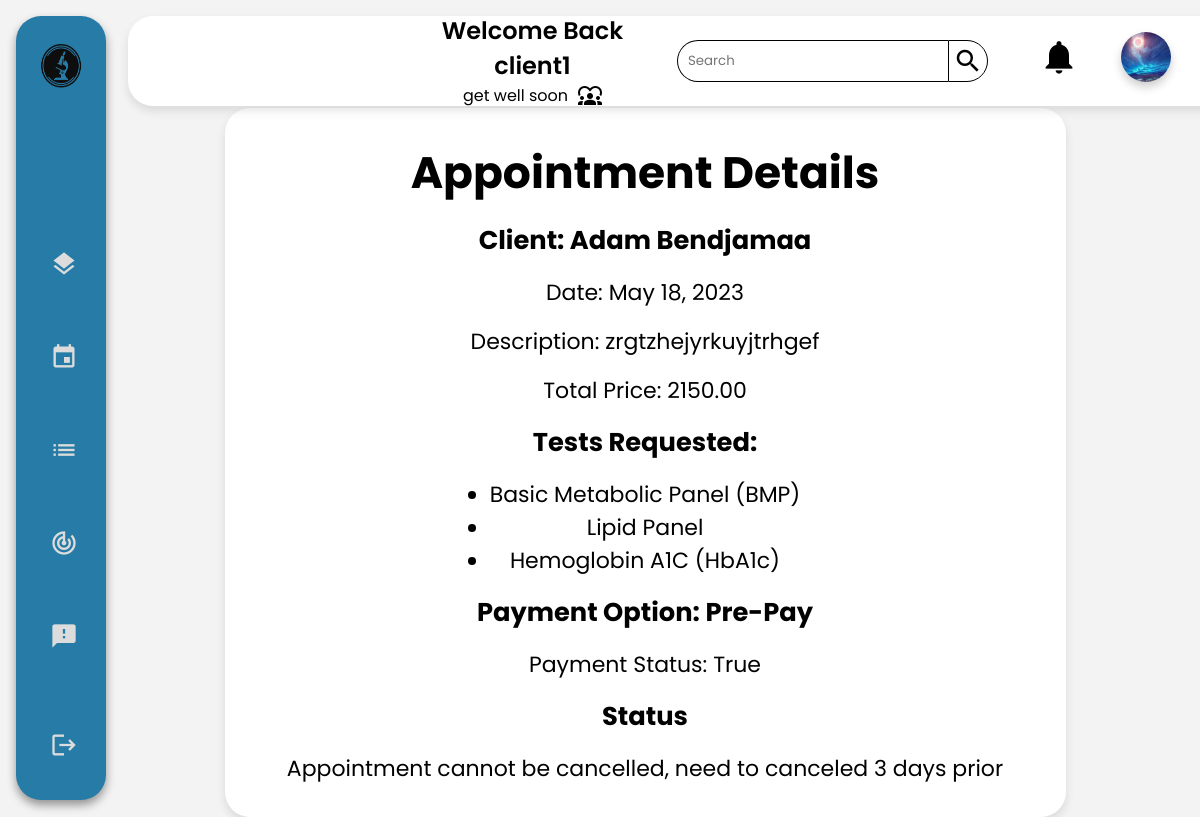
The app's page /client/appointment/appointment_detail/6 (signed in), older data.
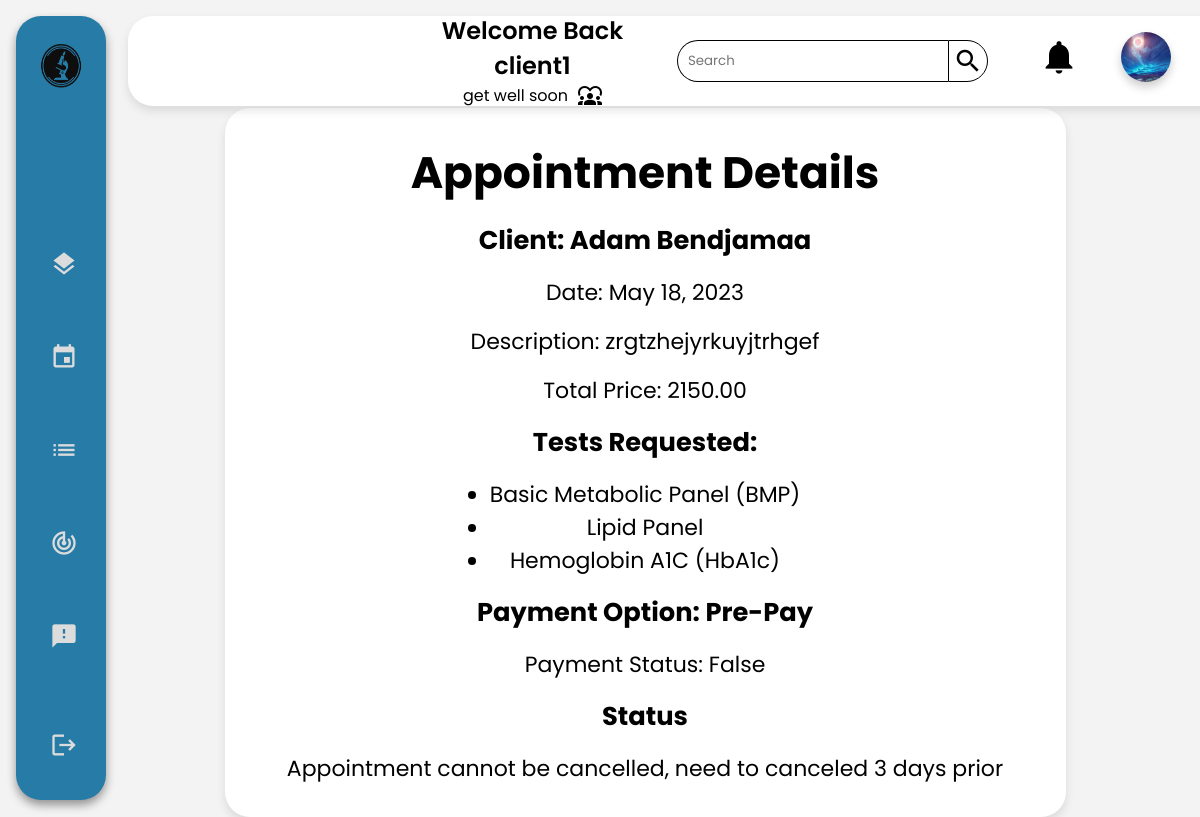
The same page, newer data.
### main_home/models.py (models this page shows, shortened)
class Appointment(models.Model):
    PRE_PAY = 'PP'
    ON_RECEIVE = 'OR'
    PAYMENT_CHOICES = [
        (PRE_PAY, 'Pre-Pay'),
        (ON_RECEIVE, 'On-Receive'),
    ]
    UPCOMING = 'Upcoming'
    TOMORROW = 'Tommorow'
    TODAY = 'Today'
    OVERDUE = 'Overdue'
    STATUS_CHOICES = [
        (UPCOMING, 'Upcoming'),
        (TOMORROW, 'Tommorow'),
        (TODAY, 'Today'),
        (OVERDUE, 'Overdue'),
    ]
    client = models.ForeignKey(Client, on_delete=models.CASCADE)
    tests_requested = models.ManyToManyField(TestOffered)
    date = models.DateField(validators=[validate_date_not_past])
    description = models.CharField(max_length=1000,blank=True)
    document = models.ImageField(null=True,upload_to='medical_documents')
    total_price = models.DecimalField(max_digits=10, decimal_places=2)
    payment_option = models.CharField(max_length=2, choices=PAYMENT_CHOICES,default="OR")
    payment_status = models.BooleanField(default=False)
    arrived = models.BooleanField(default=False)
    cancelled = models.BooleanField(default=False)
    performed = models.BooleanField(default=False)
    class Meta:
        db_table = 'appointment'

### client/models.py (models this page shows, shortened)
class Client(models.Model):
    GENDERS =[
        ('M','Male'),
        ('F','Female')
    ]
    user = models.OneToOneField(User, primary_key = True, on_delete=models.CASCADE)
    phone_number = models.CharField(max_length=10,validators=[phone_regex])
    gender = models.CharField(max_length = 1 ,choices = GENDERS)
    address = models.CharField(max_length=50)
    policy = models.BooleanField(default = False)
    profile_pic = models.ImageField(default="default.png", upload_to="profile_pics")
    date_of_birth = models.DateField(default='2003-03-08')
    tests_made = models.PositiveIntegerField(default=0)
    class Meta():
        db_table = 'auth_client'

### client/views.py (the view)
# urls.py: path("appointment/appointment_detail/<int:appointment_id>",views.appointment_detail,name="client_appointment_detail"),
@login_required
@permission_required('client.view_client', raise_exception=True)
def appointment_detail(request, appointment_id):
    appointment = get_object_or_404(Appointment, id=appointment_id)
    time_difference = appointment.date - timezone.now().date()
    context = {
        'appointment': appointment,
        'time_difference': time_difference.days,
    }
    return render(request,'client/appointment/appointment_detail.html',context)

### client/templates/client/appointment/appointment_detail.html (shortened to what this page needs)
{% extends 'client/client.html' %}
{% load static %}
{% block main %}
<div class="Container">
    <h1>Appointment Details</h1>
    <h3>Client: {{ appointment.client.user.first_name }} {{ appointment.client.user.last_name }}</h3>
    <p>Date: {{ appointment.date }}</p>
    <p>Description: {{ appointment.description }}</p>
    <p>Total Price: {{ appointment.total_price }}</p>
    <h3>Tests Requested:</h3>
    <ul>
        {% for test in appointment.tests_requested.all %}
            <li>{{ test.name }}</li>
        {% empty %}
            <li>No tests requested.</li>
        {% endfor %}
    </ul>
    <h3>Payment Option: {{ appointment.get_payment_option_display }}</h3>
    <p>Payment Status: {{ appointment.payment_status }}</p>
    <h3>Status</h3>
    {% if appointment.cancelled %}
        <p>Appointment Has Been Cancelled</p>
    {% elif time_difference >= 3 %}
        <form action="{% url 'client_cancel_appointment' appointment.id %}" method="post">
            {% csrf_token %}
            <button type="submit">Cancel Appointment</button>
        </form>
    {% else %}
        <p>Appointment cannot be cancelled, need to canceled 3 days prior</p>
    {% endif %}
</div>
{% endblock main %}

Row changes from the older to the newer data that the page shows:
changed Appointment "Pre-Pay": payment_status "True" → "False"
